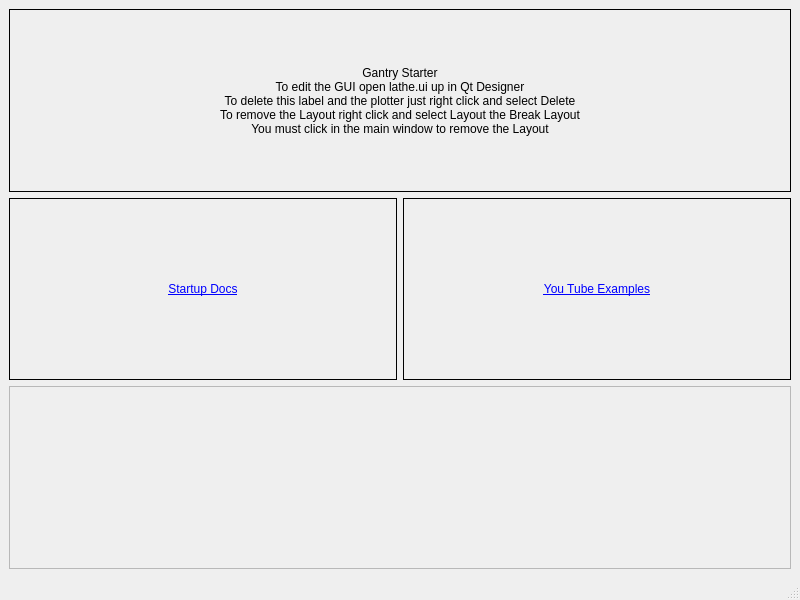
<?xml version="1.0" encoding="UTF-8"?>
<ui version="4.0">
 <class>MainWindow</class>
 <widget class="QMainWindow" name="MainWindow">
  <property name="geometry">
   <rect>
    <x>0</x>
    <y>0</y>
    <width>800</width>
    <height>600</height>
   </rect>
  </property>
  <property name="windowTitle">
   <string>MainWindow</string>
  </property>
  <widget class="QWidget" name="centralwidget">
   <layout class="QGridLayout" name="gridLayout">
    <item row="1" column="0">
     <widget class="QLabel" name="label_2">
      <property name="frameShape">
       <enum>QFrame::Box</enum>
      </property>
      <property name="text">
       <string>&lt;a href='https://gnipsel.com/linuxcnc/flexgui/build.html' target='_blank'&gt;Startup Docs&lt;/a&gt;</string>
      </property>
      <property name="alignment">
       <set>Qt::AlignCenter</set>
      </property>
      <property name="openExternalLinks">
       <bool>true</bool>
      </property>
     </widget>
    </item>
    <item row="1" column="1">
     <widget class="QLabel" name="label_3">
      <property name="frameShape">
       <enum>QFrame::Box</enum>
      </property>
      <property name="text">
       <string>&lt;a href='https://www.youtube.com/gnipsel/' target='_blank'&gt;You Tube Examples&lt;/a&gt;</string>
      </property>
      <property name="alignment">
       <set>Qt::AlignCenter</set>
      </property>
      <property name="openExternalLinks">
       <bool>true</bool>
      </property>
     </widget>
    </item>
    <item row="0" column="0" colspan="2">
     <widget class="QLabel" name="label">
      <property name="frameShape">
       <enum>QFrame::Box</enum>
      </property>
      <property name="text">
       <string>Gantry Starter
To edit the GUI open lathe.ui up in Qt Designer
To delete this label and the plotter just right click and select Delete
To remove the Layout right click and select Layout the Break Layout
You must click in the main window to remove the Layout</string>
      </property>
      <property name="alignment">
       <set>Qt::AlignCenter</set>
      </property>
      <property name="openExternalLinks">
       <bool>true</bool>
      </property>
     </widget>
    </item>
    <item row="2" column="0" colspan="2">
     <widget class="QFrame" name="plot_widget">
      <property name="frameShape">
       <enum>QFrame::StyledPanel</enum>
      </property>
      <property name="frameShadow">
       <enum>QFrame::Raised</enum>
      </property>
     </widget>
    </item>
   </layout>
  </widget>
  <widget class="QMenuBar" name="menubar">
   <property name="geometry">
    <rect>
     <x>0</x>
     <y>0</y>
     <width>800</width>
     <height>24</height>
    </rect>
   </property>
  </widget>
  <widget class="QStatusBar" name="statusbar"/>
 </widget>
 <resources/>
 <connections/>
</ui>
